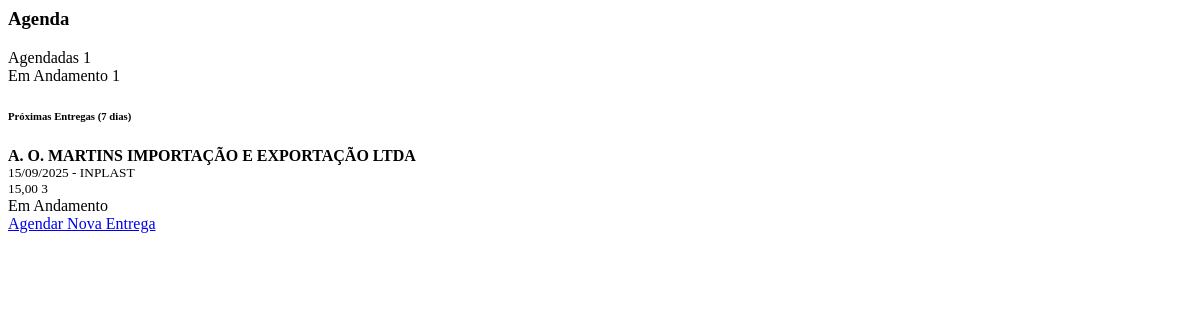
The page /notas/widget-agenda-entregas/ (signed in) on the database as committed earlier.
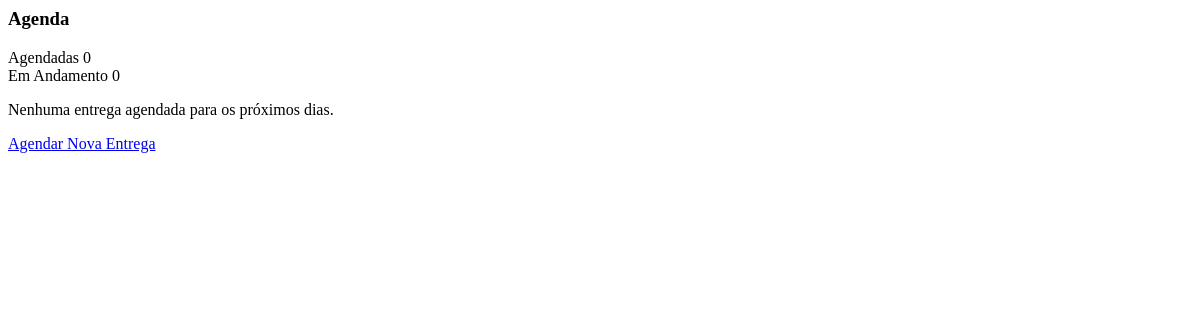
The same page on the database as committed later.
### notas/models.py (models this page shows, shortened)
class UpperCaseMixin:
    def save(self, *args, **kwargs):
        for field in self._meta.fields:
            if hasattr(field, 'max_length') and hasattr(self, field.name):
                value = getattr(self, field.name)
                if value and isinstance(value, str):
                    exclude_fields = [
                        'email', 'password', 'username', 'cpf', 'cnpj',
                        'cnh', 'chassi', 'renavam', 'placa', 'cep',
                        'telefone', 'rntrc', 'numero_consulta', 'tipo_usuario',
                        'status'  # Adicionado para não converter status para maiúsculo
                    ]
                    if field.name not in exclude_fields:
                        setattr(self, field.name, value.upper())
        super().save(*args, **kwargs)

class AgendaEntrega(UpperCaseMixin, models.Model):
    cliente = models.ForeignKey(
        Cliente,
        on_delete=models.PROTECT,
        related_name='agenda_entregas',
        verbose_name="Cliente"
    )
    data_entrega = models.DateField(
        verbose_name="Data da Entrega",
        help_text="Data prevista para a entrega"
    )
    empresa_entrega = models.CharField(
        max_length=255,
        verbose_name="Empresa que vai Entregar",
        help_text="Nome da empresa responsável pela entrega"
    )
    quantidade = models.DecimalField(
        max_digits=10,
        decimal_places=2,
        verbose_name="Quantidade",
        help_text="Quantidade de mercadorias a serem entregues"
    )
    volume = models.CharField(
        max_length=100,
        verbose_name="Volume",
        help_text="Volume ou tipo de embalagem (ex: 10 caixas, 5 pallets)"
    )
    observacoes = models.TextField(
        blank=True,
        null=True,
        verbose_name="Observações",
        help_text="Observações adicionais sobre a entrega"
    )
    STATUS_ENTREGA_CHOICES = [
        ('Agendada', 'Agendada'),
        ('Em Andamento', 'Em Andamento'),
        ('Concluída', 'Concluída'),
        ('Cancelada', 'Cancelada'),
    ]
    status = models.CharField(
        max_length=20,
        choices=STATUS_ENTREGA_CHOICES,
        default='Agendada',
        verbose_name="Status da Entrega"
    )
    data_criacao = models.DateTimeField(
        auto_now_add=True,
        verbose_name="Data de Criação"
    )
    data_atualizacao = models.DateTimeField(
        auto_now=True,
        verbose_name="Data de Atualização"
    )
    usuario_criacao = models.ForeignKey(
        'Usuario',
        on_delete=models.PROTECT,
        related_name='agenda_entregas_criadas',
        verbose_name="Usuário de Criação",
        null=True,
        blank=True
    )
    class Meta:
        verbose_name = "Agenda de Entrega"
        verbose_name_plural = "Agenda de Entregas"
        ordering = ['data_entrega', 'cliente']
        indexes = [
            models.Index(fields=['data_entrega']),
            models.Index(fields=['status']),
            models.Index(fields=['cliente']),
        ]

class Cliente(UpperCaseMixin, models.Model):
    razao_social = models.CharField(max_length=255, unique=True, verbose_name="Razão Social") # Adicionado unique=True
    cnpj = models.CharField(max_length=18, unique=True, blank=True, null=True, verbose_name="CNPJ")
    nome_fantasia = models.CharField(max_length=255, blank=True, null=True, verbose_name="Nome Fantasia")
    inscricao_estadual = models.CharField(max_length=20, blank=True, null=True, verbose_name="Inscrição Estadual")
    endereco = models.CharField(max_length=255, blank=True, null=True, verbose_name="Endereço")
    numero = models.CharField(max_length=10, blank=True, null=True, verbose_name="Número")
    complemento = models.CharField(max_length=255, blank=True, null=True, verbose_name="Complemento")
    bairro = models.CharField(max_length=100, blank=True, null=True, verbose_name="Bairro")
    cidade = models.CharField(max_length=100, blank=True, null=True, verbose_name="Cidade")
    estado = models.CharField(max_length=2, blank=True, null=True, verbose_name="Estado (UF)")
    cep = models.CharField(max_length=9, blank=True, null=True, verbose_name="CEP")
    telefone = models.CharField(max_length=20, blank=True, null=True, verbose_name="Telefone")
    email = models.EmailField(blank=True, null=True, verbose_name="Email")
    STATUS_CHOICES = [
        ('Ativo', 'Ativo'),
        ('Inativo', 'Inativo'),
    ]
    status = models.CharField(max_length=10, choices=STATUS_CHOICES, default='Ativo', verbose_name="Status")
    class Meta:
        verbose_name = "Cliente"
        verbose_name_plural = "Clientes"
        ordering = ['razao_social']

### notas/views.py (the view)
# urls.py: path('widget-agenda-entregas/', views.widget_agenda_entregas, name='widget_agenda_entregas'),
@login_required
@user_passes_test(is_admin)
def widget_agenda_entregas(request):
    from datetime import date, timedelta
    hoje = date.today()
    proxima_semana = hoje + timedelta(days=7)
    proximas_entregas = AgendaEntrega.objects.filter(
        data_entrega__gte=hoje,
        data_entrega__lte=proxima_semana,
        status__in=['Agendada', 'Em Andamento']
    ).select_related('cliente').order_by('data_entrega')[:5]
    entregas_hoje = AgendaEntrega.objects.filter(
        data_entrega=hoje,
        status__in=['Agendada', 'Em Andamento']
    ).select_related('cliente').order_by('cliente__razao_social')
    total_agendadas = AgendaEntrega.objects.filter(status='Agendada').count()
    total_em_andamento = AgendaEntrega.objects.filter(status='Em Andamento').count()
    context = {
        'proximas_entregas': proximas_entregas,
        'entregas_hoje': entregas_hoje,
        'total_agendadas': total_agendadas,
        'total_em_andamento': total_em_andamento,
        'hoje': hoje,
    }
    return render(request, 'notas/widgets/widget_agenda_entregas.html', context)

### notas/views.py (called while the page is built)
def is_admin(user):
    return user.is_authenticated and user.tipo_usuario == 'admin'

### notas/templates/notas/widgets/widget_agenda_entregas.html (shortened to what this page needs)
<div class="card">
    <div class="card-header">
        <h3 class="card-title">
             Agenda
        </h3>
    </div>
    <div class="card-body">
        <div class="row mb-3">
            <div class="col-6">
                <div class="info-box bg-warning">
                    <div class="info-box-content">
                        <span class="info-box-text">Agendadas</span>
                        <span class="info-box-number">{{ total_agendadas }}</span>
                    </div>
                </div>
            </div>
            <div class="col-6">
                <div class="info-box bg-primary">
                    <div class="info-box-content">
                        <span class="info-box-text">Em Andamento</span>
                        <span class="info-box-number">{{ total_em_andamento }}</span>
                    </div>
                </div>
            </div>
        </div>
        {% if proximas_entregas %}
        <div>
            <h6 class="text-info">
                 Próximas Entregas (7 dias)
            </h6>
            <div class="list-group">
                {% for entrega in proximas_entregas %}
                <div class="list-group-item d-flex justify-content-between align-items-center">
                    <div>
                        <strong>{{ entrega.cliente.razao_social }}</strong>
                        <br>
                        <small class="text-muted">
                            {{ entrega.data_entrega|date:"d/m/Y" }} - {{ entrega.empresa_entrega }}
                        </small>
                        <br>
                        <small class="text-muted">
                            {{ entrega.quantidade }} {{ entrega.volume }}
                        </small>
                    </div>
                    <div class="text-right">
                        {% if entrega.status == 'Agendada' %}
                            <span class="badge badge-warning">{{ entrega.get_status_display }}</span>
                        {% elif entrega.status == 'Em Andamento' %}
                            <span class="badge badge-primary">{{ entrega.get_status_display }}</span>
                        {% endif %}
                    </div>
                </div>
                {% endfor %}
            </div>
        </div>
        {% endif %}
        {% if not entregas_hoje and not proximas_entregas %}
        <div class="text-center text-muted">
            <p>Nenhuma entrega agendada para os próximos dias.</p>
        </div>
        {% endif %}
        <div class="mt-3 text-center">
            <a href="{% url 'notas:adicionar_agenda_entrega' %}" class="btn btn-primary btn-sm">
                 Agendar Nova Entrega
            </a>
        </div>
    </div>
</div>

Rows that differ between the two databases and show on the page:
removed AgendaEntrega: cliente.razao_social "A. O. MARTINS IMPORTAÇÃO E EXPORTAÇÃO LTDA", data_entrega "15/09/2025", empresa_entrega "INPLAST", quantidade "15,00", volume "3", status "Em Andamento"
Other text that changed with them:
{{ total_agendadas }}: "1" → "0"
{{ total_em_andamento }}: "1" → "0"
text no longer shown: "Próximas Entregas (7 dias)"
text now shown: "Nenhuma entrega agendada para os próximos dias."
